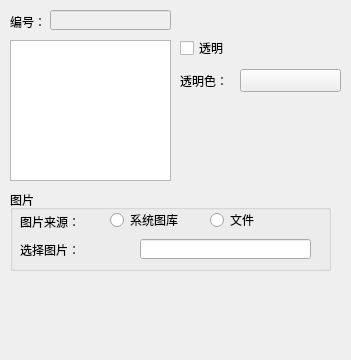
<?xml version="1.0" encoding="UTF-8"?>
<ui version="4.0">
 <class>QStaticPictureGenDlg</class>
 <widget class="QWidget" name="QStaticPictureGenDlg">
  <property name="geometry">
   <rect>
    <x>0</x>
    <y>0</y>
    <width>351</width>
    <height>360</height>
   </rect>
  </property>
  <property name="windowTitle">
   <string>Form</string>
  </property>
  <widget class="QLineEdit" name="m_noedit">
   <property name="enabled">
    <bool>false</bool>
   </property>
   <property name="geometry">
    <rect>
     <x>50</x>
     <y>10</y>
     <width>121</width>
     <height>20</height>
    </rect>
   </property>
  </widget>
  <widget class="QLabel" name="label">
   <property name="geometry">
    <rect>
     <x>10</x>
     <y>11</y>
     <width>41</width>
     <height>21</height>
    </rect>
   </property>
   <property name="text">
    <string>编号：</string>
   </property>
  </widget>
  <widget class="QGroupBox" name="groupBox">
   <property name="geometry">
    <rect>
     <x>10</x>
     <y>190</y>
     <width>321</width>
     <height>81</height>
    </rect>
   </property>
   <property name="title">
    <string>图片</string>
   </property>
   <widget class="QLabel" name="label_6">
    <property name="geometry">
     <rect>
      <x>10</x>
      <y>22</y>
      <width>101</width>
      <height>20</height>
     </rect>
    </property>
    <property name="text">
     <string>图片来源：</string>
    </property>
   </widget>
   <widget class="QRadioButton" name="m_sysradio">
    <property name="geometry">
     <rect>
      <x>100</x>
      <y>22</y>
      <width>101</width>
      <height>16</height>
     </rect>
    </property>
    <property name="focusPolicy">
     <enum>Qt::NoFocus</enum>
    </property>
    <property name="text">
     <string>系统图库</string>
    </property>
   </widget>
   <widget class="QRadioButton" name="m_fileradio">
    <property name="geometry">
     <rect>
      <x>200</x>
      <y>22</y>
      <width>101</width>
      <height>16</height>
     </rect>
    </property>
    <property name="focusPolicy">
     <enum>Qt::NoFocus</enum>
    </property>
    <property name="text">
     <string>文件</string>
    </property>
   </widget>
   <widget class="QLabel" name="label_7">
    <property name="geometry">
     <rect>
      <x>10</x>
      <y>50</y>
      <width>71</width>
      <height>20</height>
     </rect>
    </property>
    <property name="text">
     <string>选择图片：</string>
    </property>
   </widget>
   <widget class="QLineEdit" name="m_pathedit">
    <property name="geometry">
     <rect>
      <x>130</x>
      <y>49</y>
      <width>171</width>
      <height>20</height>
     </rect>
    </property>
   </widget>
   <widget class="QPushButton" name="m_pathbtn">
    <property name="geometry">
     <rect>
      <x>100</x>
      <y>44</y>
      <width>21</width>
      <height>31</height>
     </rect>
    </property>
    <property name="focusPolicy">
     <enum>Qt::NoFocus</enum>
    </property>
    <property name="text">
     <string/>
    </property>
    <property name="icon">
     <iconset resource="../../resourse.qrc">
      <normaloff>:/standardtool/images/standardtool/open.ico</normaloff>:/standardtool/images/standardtool/open.ico</iconset>
    </property>
    <property name="flat">
     <bool>true</bool>
    </property>
   </widget>
  </widget>
  <widget class="QGraphicsView" name="MainView">
   <property name="geometry">
    <rect>
     <x>10</x>
     <y>40</y>
     <width>161</width>
     <height>141</height>
    </rect>
   </property>
  </widget>
  <widget class="QCheckBox" name="m_trasparantcheck">
   <property name="geometry">
    <rect>
     <x>180</x>
     <y>40</y>
     <width>131</width>
     <height>16</height>
    </rect>
   </property>
   <property name="focusPolicy">
    <enum>Qt::NoFocus</enum>
   </property>
   <property name="text">
    <string>透明</string>
   </property>
  </widget>
  <widget class="QLabel" name="label_2">
   <property name="geometry">
    <rect>
     <x>180</x>
     <y>70</y>
     <width>54</width>
     <height>21</height>
    </rect>
   </property>
   <property name="text">
    <string>透明色：</string>
   </property>
  </widget>
  <widget class="QPushButton" name="m_transparantbtn">
   <property name="geometry">
    <rect>
     <x>240</x>
     <y>69</y>
     <width>101</width>
     <height>23</height>
    </rect>
   </property>
   <property name="focusPolicy">
    <enum>Qt::NoFocus</enum>
   </property>
   <property name="text">
    <string/>
   </property>
  </widget>
 </widget>
 <resources>
  <include location="../../resourse.qrc"/>
 </resources>
 <connections/>
</ui>
